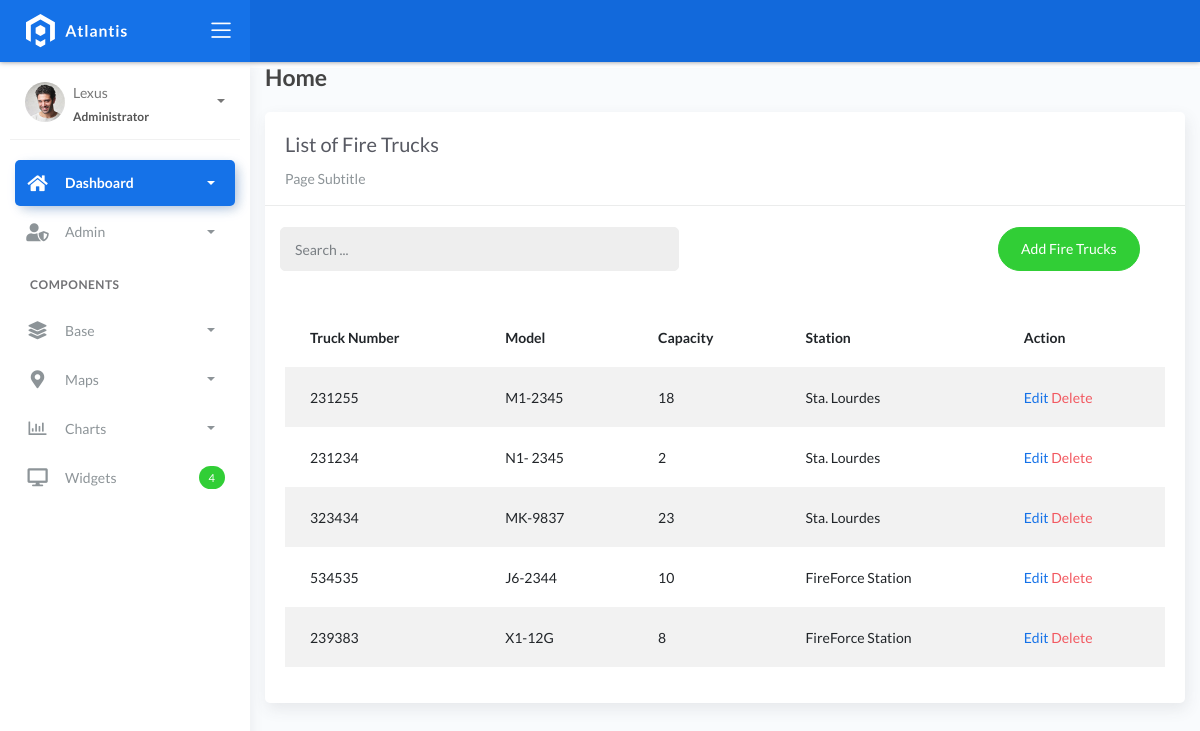
The page /firetrucks_list on the database as committed earlier.
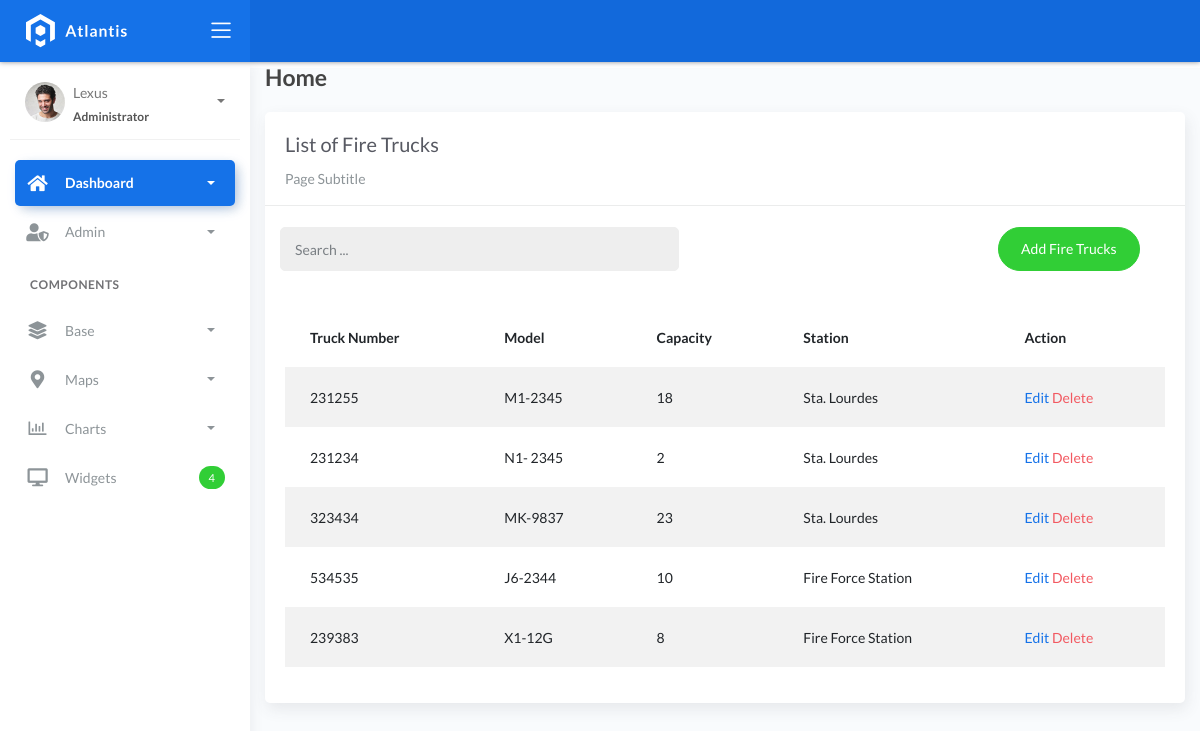
The same page on the database as committed later.
### fire/models.py (models this page shows, shortened)
class BaseModel(models.Model):
    created_at = models.DateTimeField(auto_now_add=True, db_index=True)
    updated_at = models.DateTimeField(auto_now=True)
    class Meta:
        abstract = True

class FireTruck(BaseModel):
    truck_number = models.CharField(max_length=150)
    model = models.CharField(max_length=150)
    capacity = models.CharField(max_length=150)  # water
    station = models.ForeignKey(FireStation, on_delete=models.CASCADE)

class FireStation(BaseModel):
    name = models.CharField(max_length=150)
    latitude = models.DecimalField(max_digits=22, decimal_places=16, null=True, blank=True)
    longitude = models.DecimalField(max_digits=22, decimal_places=16, null=True, blank=True)
    address = models.CharField(max_length=150)
    city = models.CharField(max_length=150)  # can be in separate table
    country = models.CharField(max_length=150)  # can be in separate table
    def __str__(self):
        return f"{self.name}"

### fire/views.py (the view)
# urls.py: path('firetrucks_list', FireTrucksList.as_view(), name='firetrucks-list'),
class FireTrucksList(ListView):
    model = FireTruck
    content_object_name = 'firetrucks'
    template_name = 'Firetrucks_list.html'
    paginate_by = 5
    def get_queryset(self, *args, **kwargs):
        qs = super(FireTrucksList, self).get_queryset(*args, **kwargs)
        if self.request.GET.get('q') != None:
            query = self.request.GET.get('q')
            qs = qs.filter(Q(truck_number__icontains=query) | Q(model__icontains=query) |
                           Q(capacity__icontains=query) | Q(station__name__icontains=query))
        return qs

### templates/Firetrucks_list.html (shortened to what this page needs)
{% extends 'base.html' %} {% load static %} {% block content %}
<div class="content">
    <div class="container-fluid">
        <h4 class="page-title">Home</h4>
        <div class="row">
            <div class="col-md-12">
                <div class="card">
                    <div class="card-header">
                        <div class="card-title">List of Fire Trucks</div>
                        <div class="card-category">Page Subtitle</div>
                    </div>
                    <br />
                    <div class="col-md-12 row">
                        <div class="col-md-6">
                            <form class="navbar-left navbar-form nav-search mr-md-3" action="{% url 'firetrucks-list' %}">
                                <div class="input-group">
                                    <input type="text" placeholder="Search ..." class="form-control" name="q" />
                                    <div class="input-group-append">
                                        <span class="input-group-text">
                                        </span>
                                    </div>
                                </div>
                            </form>
                        </div>
                        <div class="col-md-6">
                            <div class="pull-right">
                                <a href="{% url 'firetrucks-add' %}" class="btn btn-success btn-rounded">Add Fire Trucks</a>
                            </div>
                        </div>
                    </div>
                    <div class="card-body">
                        <table class="table table-striped mt-3">
                            <thead>
                                <tr>
                                    <th scope="col">Truck Number</th>
                                    <th scope="col">Model</th>
                                    <th scope="col">Capacity</th>
                                    <th scope="col">Station</th>
                                    <th scope="col">Action</th>
                                </tr>
                            </thead>
                            <tbody>
                                {% for object in object_list %}
                                <tr>
                                    <td>{{ object.truck_number }}</td>
                                    <td>{{ object.model }}</td>
                                    <td>{{ object.capacity }}</td>
                                    <td>{{ object.station }}</td>
                                    <td>
                                        <a href="firetrucks_list/{{ object.id }}">Edit</a>
                                        <a href="firetrucks_list/{{ object.id }}/delete" class="text-danger">Delete</a> </a>
                                    </td>
                                </tr>
                                {% empty %}
                                <tr>
                                    <td colspan="4" style="text-align: center">
                                        <p class="text-sm font-weight-bold mb-0">No Records Found</p>
                                    </td>
                                </tr>
                                {% endfor %}
                            </tbody>
                        </table>
                    </div>
                </div>
            </div>
        </div>
    </div>
</div>
{% endblock %}

Rows that differ between the two databases and show on the page:
changed FireTruck (number 4 of 5 on the later page): station "FireForce Station" → "Fire Force Station"
changed FireTruck (number 5 of 5 on the later page): station "FireForce Station" → "Fire Force Station"
